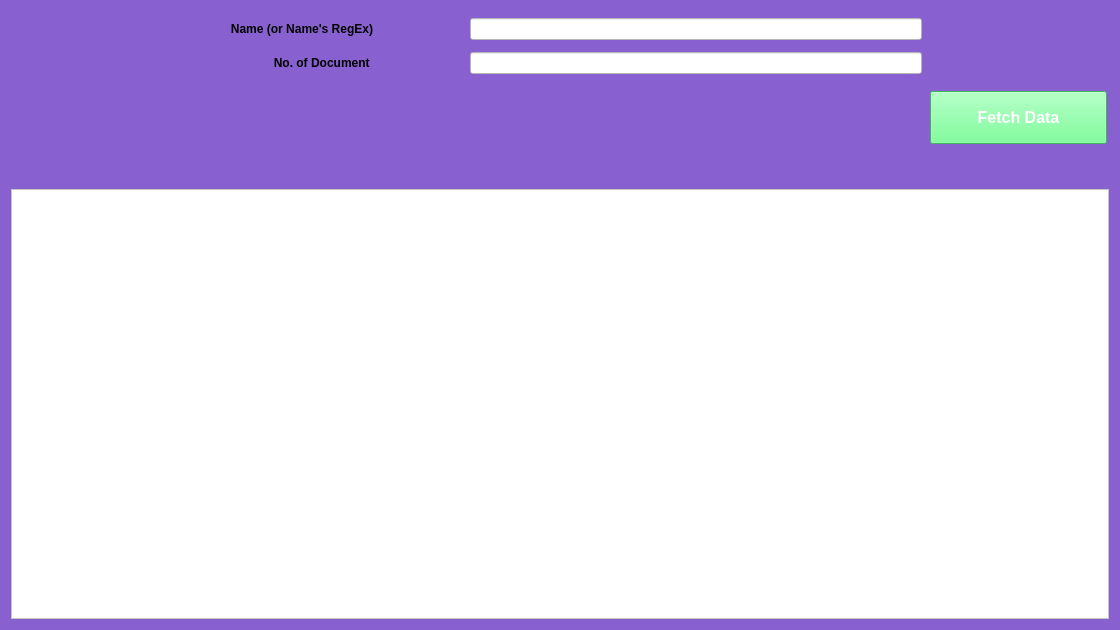
<?xml version="1.0" encoding="UTF-8"?>
<ui version="4.0">
 <class>Form</class>
 <widget class="QWidget" name="Form">
  <property name="geometry">
   <rect>
    <x>0</x>
    <y>0</y>
    <width>1120</width>
    <height>630</height>
   </rect>
  </property>
  <property name="windowTitle">
   <string>Form</string>
  </property>
  <property name="styleSheet">
   <string notr="true">/*background-color:#59BAEA;*/
background-color:#8860D0;
</string>
  </property>
  <layout class="QVBoxLayout" name="verticalLayout" stretch="5,1,15">
   <item>
    <layout class="QGridLayout" name="gridLayout" rowstretch="1,5,1,5,1,5,1" columnstretch="1,3,1,5,2">
     <item row="1" column="2">
      <spacer name="horizontalSpacer_2">
       <property name="orientation">
        <enum>Qt::Horizontal</enum>
       </property>
       <property name="sizeHint" stdset="0">
        <size>
         <width>40</width>
         <height>20</height>
        </size>
       </property>
      </spacer>
     </item>
     <item row="5" column="4">
      <widget class="QPushButton" name="pushbt_fetch">
       <property name="styleSheet">
        <string notr="true">/*background-color: #f4511e;*/
background-color: rgb(90, 255, 129);
color: white;
padding: 16px 32px;
text-align: center;
font-size: 16px;
margin: 4px 2px;
font-weight:bold;</string>
       </property>
       <property name="text">
        <string>Fetch Data</string>
       </property>
      </widget>
     </item>
     <item row="3" column="3">
      <widget class="QLineEdit" name="le_nosdoc">
       <property name="styleSheet">
        <string notr="true">background-color:white;</string>
       </property>
      </widget>
     </item>
     <item row="1" column="0">
      <spacer name="horizontalSpacer">
       <property name="orientation">
        <enum>Qt::Horizontal</enum>
       </property>
       <property name="sizeHint" stdset="0">
        <size>
         <width>40</width>
         <height>20</height>
        </size>
       </property>
      </spacer>
     </item>
     <item row="1" column="4">
      <spacer name="horizontalSpacer_3">
       <property name="orientation">
        <enum>Qt::Horizontal</enum>
       </property>
       <property name="sizeHint" stdset="0">
        <size>
         <width>40</width>
         <height>20</height>
        </size>
       </property>
      </spacer>
     </item>
     <item row="1" column="3">
      <widget class="QLineEdit" name="le_name">
       <property name="styleSheet">
        <string notr="true">background-color:white;
</string>
       </property>
      </widget>
     </item>
     <item row="1" column="1">
      <widget class="QLabel" name="label">
       <property name="font">
        <font>
         <weight>75</weight>
         <bold>true</bold>
        </font>
       </property>
       <property name="text">
        <string>Name (or Name's RegEx)</string>
       </property>
       <property name="alignment">
        <set>Qt::AlignRight|Qt::AlignTrailing|Qt::AlignVCenter</set>
       </property>
      </widget>
     </item>
     <item row="4" column="3">
      <spacer name="verticalSpacer_4">
       <property name="orientation">
        <enum>Qt::Vertical</enum>
       </property>
       <property name="sizeHint" stdset="0">
        <size>
         <width>20</width>
         <height>40</height>
        </size>
       </property>
      </spacer>
     </item>
     <item row="3" column="1">
      <widget class="QLabel" name="label_2">
       <property name="font">
        <font>
         <weight>75</weight>
         <bold>true</bold>
        </font>
       </property>
       <property name="text">
        <string>No. of Document </string>
       </property>
       <property name="alignment">
        <set>Qt::AlignRight|Qt::AlignTrailing|Qt::AlignVCenter</set>
       </property>
      </widget>
     </item>
     <item row="0" column="2">
      <spacer name="verticalSpacer_3">
       <property name="orientation">
        <enum>Qt::Vertical</enum>
       </property>
       <property name="sizeHint" stdset="0">
        <size>
         <width>20</width>
         <height>40</height>
        </size>
       </property>
      </spacer>
     </item>
     <item row="2" column="2">
      <spacer name="verticalSpacer_2">
       <property name="orientation">
        <enum>Qt::Vertical</enum>
       </property>
       <property name="sizeHint" stdset="0">
        <size>
         <width>20</width>
         <height>40</height>
        </size>
       </property>
      </spacer>
     </item>
     <item row="6" column="4">
      <spacer name="verticalSpacer_5">
       <property name="orientation">
        <enum>Qt::Vertical</enum>
       </property>
       <property name="sizeHint" stdset="0">
        <size>
         <width>20</width>
         <height>40</height>
        </size>
       </property>
      </spacer>
     </item>
    </layout>
   </item>
   <item>
    <spacer name="verticalSpacer">
     <property name="orientation">
      <enum>Qt::Vertical</enum>
     </property>
     <property name="sizeHint" stdset="0">
      <size>
       <width>20</width>
       <height>40</height>
      </size>
     </property>
    </spacer>
   </item>
   <item>
    <layout class="QHBoxLayout" name="horizontalLayout">
     <item>
      <widget class="QTextBrowser" name="tb_data">
       <property name="styleSheet">
        <string notr="true">background-color:white;</string>
       </property>
      </widget>
     </item>
    </layout>
   </item>
  </layout>
 </widget>
 <resources/>
 <connections/>
</ui>
